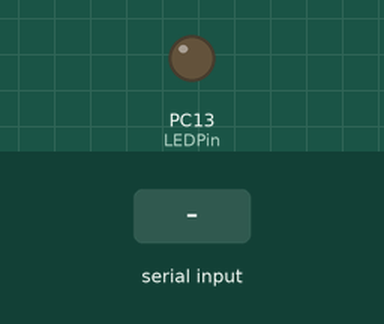
This sketch was run on a simulated STM32 Blue Pill. On the bench: output pins drawn as LEDs (lit = HIGH). The inputs (shaded band) are chosen by the test bench.

Above: at 1.2 s.
1.3 s: "0" received over the second serial link
At 2.5 s:
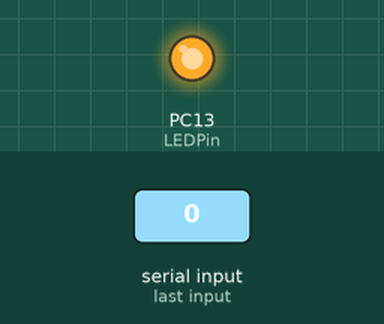
2.8 s: "1" received over the second serial link
At 3.9 s:
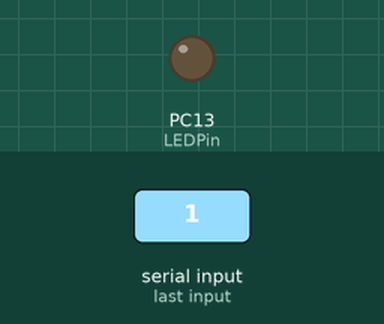
Timing chart, 0 to 5.8 s (numbered marks = the images above; inputs shaded):
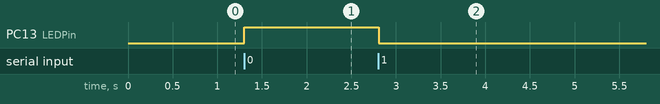

Measured:
- after the input at 1.3 s, PC13 (LEDPin): LOW → HIGH at once
- after the input at 2.8 s, PC13 (LEDPin): HIGH → LOW at once

The sketch:

bluetooth_stm32.ino
```cpp
#include <Arduino.h>
#include <time.h>

const int LEDPin = PC13;
char inputData = 0;

void setup()
{
  Serial1.begin(9600);
  Serial1.println(" 123456789012345678901234567890");
  pinMode(LEDPin,OUTPUT);
}


void loop()
{
  if(Serial1.available() > 0)
  {
    inputData = Serial1.read();
  }

if(inputData == '0')
{
    digitalWrite(LEDPin, HIGH);
    Serial1.println("LED is turned ON");
}
else if (inputData == '1')
{
    digitalWrite(LEDPin, LOW);
    Serial1.println("LED is turned OFF");
}

delay(100);

}
```
